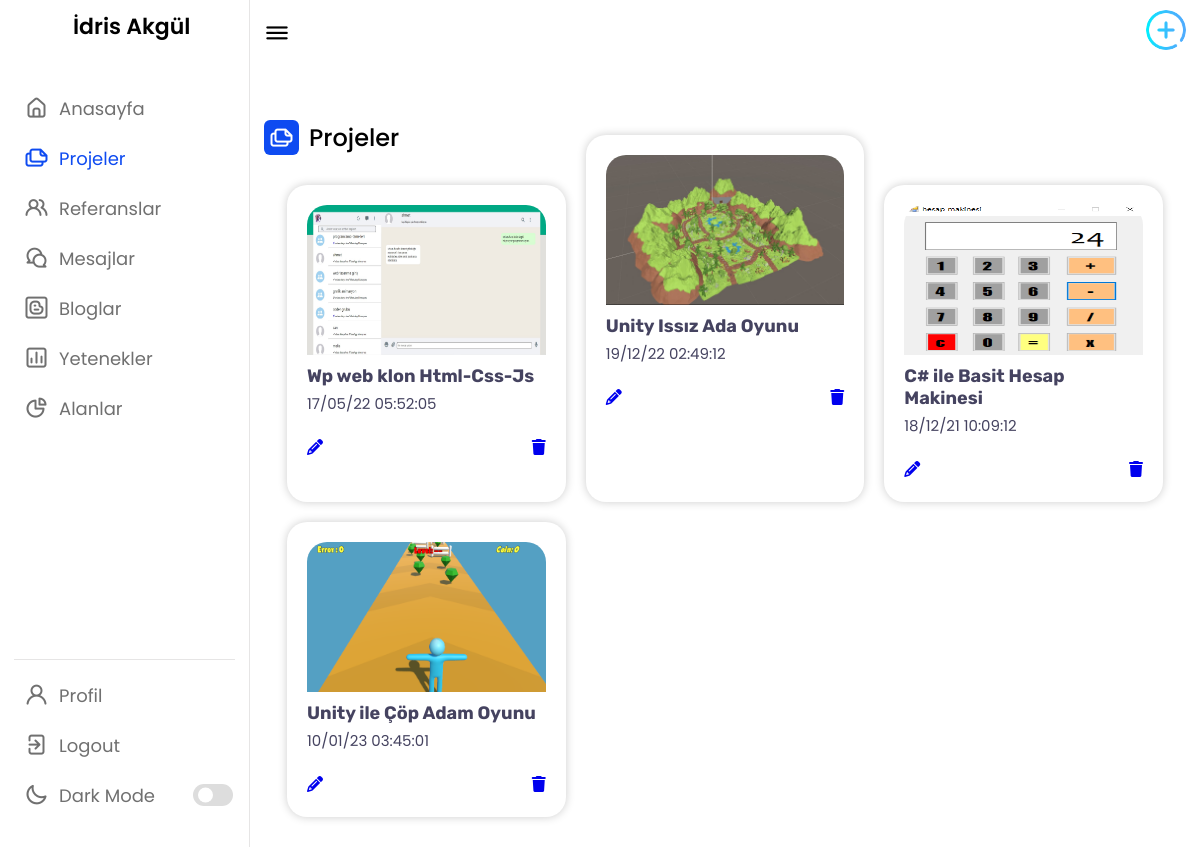
The page /aprojeler.php on the database its author committed.
### tables this page shows
CREATE TABLE IF NOT EXISTS `projeler` (
  `id` int NOT NULL AUTO_INCREMENT,
  `baslik` text NOT NULL,
  `aciklama` text NOT NULL,
  `aciklama2` text NOT NULL,
  `aciklama3` text NOT NULL,
  `aciklama4` text NOT NULL,
  `alan` text NOT NULL,
  `resim1` text NOT NULL,
  `resim2` text NOT NULL,
  `resim3` text NOT NULL,
  `resim4` text NOT NULL,
  `projeicon` text NOT NULL,
  `video` text NOT NULL,
  `tarih` timestamp NOT NULL DEFAULT CURRENT_TIMESTAMP,
  PRIMARY KEY (`id`)
);

### aprojeler.php (the view, shortened to what this page needs)
<?php
include('verit.php');
?>
<!DOCTYPE html>
<html lang="en">
<head>
      <link rel="stylesheet" href="https://cdnjs.cloudflare.com/ajax/libs/font-awesome/6.1.1/css/all.min.css" />
    <link rel="stylesheet" href="style.css">
    <link rel="stylesheet" href="https://unicons.iconscout.com/release/v4.0.0/css/line.css">
</head>
<body>
    <nav>
        <div class="logo-name">
            <span class="logo_name">İdris Akgül</span>
        </div>
        <div class="menu-items">
            <ul class="nav-links">
                <li><a href="adminpanel.php">
                    <i class="uil uil-estate"></i>
                    <span class="link-name">Anasayfa</span>
                </a></li>
                <li><a href="aprojeler.php">
                    <i class="uil uil-files-landscapes" style="color:#0E4BF1 !important"></i>
                    <span class="link-name" style="color:#0E4BF1 !important">Projeler</span>
                </a></li>
                <li><a href="areferanslar.php">
                <i class="uil uil-users-alt"></i>
                    <span class="link-name">Referanslar</span>
                </a></li>
                <li><a href="amesajlar.php">
                <i class="uil uil-comments"></i>
                    <span class="link-name">Mesajlar</span>
                </a></li>
                <li><a href="abloglar.php">
                <i class="uil  uil-blogger-alt"></i>
                    <span class="link-name">Bloglar</span>
                </a></li>
                <li><a href="ayetenekler.php">
                <i class="uil uil-chart"></i>
                    <span class="link-name">Yetenekler</span>
                </a></li>
                <li><a href="aalanlar.php">
                <i class="uil uil-chart-pie-alt"></i>
                    <span class="link-name">Alanlar</span>
                </a></li>
            </ul>
            <ul class="logout-mode">
            <li><a href="aprofil.php">
                    <i class="uil uil-user"></i>
                    <span class="link-name">Profil</span>
                </a></li>
                <li><a href="index.php">
                    <i class="uil uil-signout"></i>
                    <span class="link-name">Logout</span>
                </a></li>
                <li class="mode">
                    <a href="#">
                        <i class="uil uil-moon"></i>
                    <span class="link-name">Dark Mode</span>
                </a>
                <div class="mode-toggle">
                  <span class="switch"></span>
                </div>
            </li>
            </ul>
        </div>
    </nav>
    <section class="dashboard">
        <div class="top">
            <i class="uil uil-bars sidebar-toggle"></i>
            <div onclick="tıklaaç()" style="border:0px;border-radius: 50%;"><img src="img/plus.png" alt=""></a> </div>
        </div>
        <div class="dash-content">
            <div class="overview">
                <div class="title">
                <i class="uil uil-files-landscapes"></i>
                    <span class="text">Projeler</span>
                </div>
                <div class="container">
    <div class="cards grid-row">
    <?php
    $veri=$db->query("select * from projeler" , PDO::FETCH_ASSOC);
                              foreach ($veri as $row){
                                $dogumTarihi = $row["tarih"];
                                $day = date('d/m/y h:s:m', strtotime($dogumTarihi));
                        echo
                         '
      <div class="card">
        <div class="card-top">
          <img src="projeler/'.$row["projeicon"].'" alt="Blog Name" style="height:150px;">
        </div>
        <div class="card-info">
          <h2>'.$row["baslik"].' </h2>
          <span class="date">'.$day.'</span>
        </div>
        <div class="card-bottom flex-row">
        <div class="dropdown open">
        <a href="aprojeedit.php?id='.$row["id"].'" class="px-2" id="triggerId2" data-toggle="dropdown" aria-haspopup="true"
                    aria-expanded="false">
               <i class="fa fa-pencil mr-1"> </i>
            </a>
        </div>
        <div class="dropdown open">
        <a href="aprojesil.php?id='.$row["id"].'" class="px-2" id="triggerId2" data-toggle="dropdown" aria-haspopup="true"
                aria-expanded="false">
                <i class="fa fa-trash mr-1"></i>
        </a>
    </div>
        </div>
      </div>';
          }
?>
    </div>
  </div>
        </div>
    </section>
</body>
</html>

### src/css/style.css (style rules this page uses)
* { margin: 0; padding: 0; font-family: 'Open Sans', sans-serif; outline: 0; }
:root { --background: #F9F9FF; --secondary-background: #FFF; --font-color: #454360; --secondary-font-color: #000; }
h1, h2, h3, h4, h5, h6 { color: var(--font-color); font-family: "Rubik", sans-serif; font-weight: 700; }
a { text-decoration: none; }
span { color: var(--font-color); text-decoration: none; }
.card:nth-child(2) { margin-top: -50px; }

### aprojeler.php (style rules this page uses)
* { margin: 0; padding: 0; box-sizing: border-box; font-family: 'Poppins', sans-serif; }
:root { --primary-color: #0E4BF1; --panel-color: #FFF; --text-color: #000; --black-light-color: #707070; --border-color: #e6e5e5; --toggle-color: #DDD; --box1-color: #4DA3FF; --box2-color: #FFE6AC; --box3-color: #E7D1FC; --title-icon-color: #fff; --tran-05: all 0.5s ease; --tran-03: all 0.3s ease; --tran-03: all 0.2s ease; }
body { min-height: 100vh; background-color: var(--primary-color); }
nav { position: fixed; top: 0; left: 0; height: 100%; width: 250px; padding: 10px 14px; background-color: var(--panel-color); border-right: 1px solid var(--border-color); transition: var(--tran-05); }
nav .logo-name { display: flex; align-items: center; }
nav .logo-name .logo_name { font-size: 22px; font-weight: 600; color: var(--text-color); margin-left: 14px; transition: var(--tran-05); }
nav .menu-items { margin-top: 40px; height: calc(100% - 90px); display: flex; flex-direction: column; justify-content: space-between; }
.menu-items li { list-style: none; }
.menu-items li a { display: flex; align-items: center; height: 50px; text-decoration: none; position: relative; }
.menu-items li a i { font-size: 24px; min-width: 45px; height: 100%; display: flex; align-items: center; justify-content: center; color: var(--black-light-color); }
.menu-items li a .link-name { font-size: 18px; font-weight: 400; color: var(--black-light-color); transition: var(--tran-05); }
.menu-items .logout-mode { padding-top: 10px; border-top: 1px solid var(--border-color); }
.menu-items .mode { display: flex; align-items: center; white-space: nowrap; }
.menu-items .mode-toggle { position: absolute; right: 14px; height: 50px; min-width: 45px; display: flex; align-items: center; justify-content: center; cursor: pointer; }
.mode-toggle .switch { position: relative; display: inline-block; height: 22px; width: 40px; border-radius: 25px; background-color: var(--toggle-color); }
.switch:before { content: ""; position: absolute; left: 5px; top: 50%; transform: translateY(-50%); height: 15px; width: 15px; background-color: var(--panel-color); border-radius: 50%; transition: var(--tran-03); }
.dashboard { position: relative; left: 250px; background-color: var(--panel-color); min-height: 100vh; width: calc(100% - 250px); padding: 10px 14px; transition: var(--tran-05); }
.dashboard .top { position: fixed; top: 0; left: 250px; display: flex; width: calc(100% - 250px); justify-content: space-between; align-items: center; padding: 10px 14px; background-color: var(--panel-color); transition: var(--tran-05); z-index: 10; }
.dashboard .top .sidebar-toggle { font-size: 26px; color: var(--text-color); cursor: pointer; }
.top img { width: 40px; border-radius: 50%; }
.dashboard .dash-content { padding-top: 50px; }
.dash-content .title { display: flex; align-items: center; margin: 60px 0 30px 0; }
.dash-content .title i { position: relative; height: 35px; width: 35px; background-color: var(--primary-color); border-radius: 6px; color: var(--title-icon-color); display: flex; align-items: center; justify-content: center; font-size: 24px; }
.dash-content .title .text { font-size: 24px; font-weight: 500; color: var(--text-color); margin-left: 10px; }
.grid-row { display: grid; grid-template-columns: repeat(auto-fit, minmax(250px, 1fr)); grid-gap: 20px; margin: 20px 0; }
.card-top img { display: block; width: 100%; }
.container { width: 95%; margin: auto; }
.card { background-color: var(--panel-color); padding: 20px; border-radius: 20px; box-shadow: 0px 0px 10px rgb(0 0 0 / 20%); color: var(--text-color); }
.card-top { border-top-left-radius: 20px; border-top-right-radius: 20px; overflow: hidden; }
.card-info h2 { font-size: 18px; margin: 10px 0 5px 0; }
.date { margin-bottom: 10px; }
span,p { font-size: 15px; display: block; }
.flex-row { display: flex; align-items: center; justify-content: space-between; }
.card-bottom { margin-top: 20px; }

### rows shown on the page
projeler: projeicon (picture), baslik "Wp web klon Html-Css-Js", tarih "17/05/22 05:52:05"
projeler: projeicon (picture), baslik "Unity Issız Ada Oyunu", tarih "19/12/22 02:49:12"
projeler: projeicon (picture), baslik "C# ile Basit Hesap Makinesi", tarih "18/12/21 10:09:12"
projeler: projeicon (picture), baslik "Unity ile Çöp Adam Oyunu", tarih "10/01/23 03:45:01"
